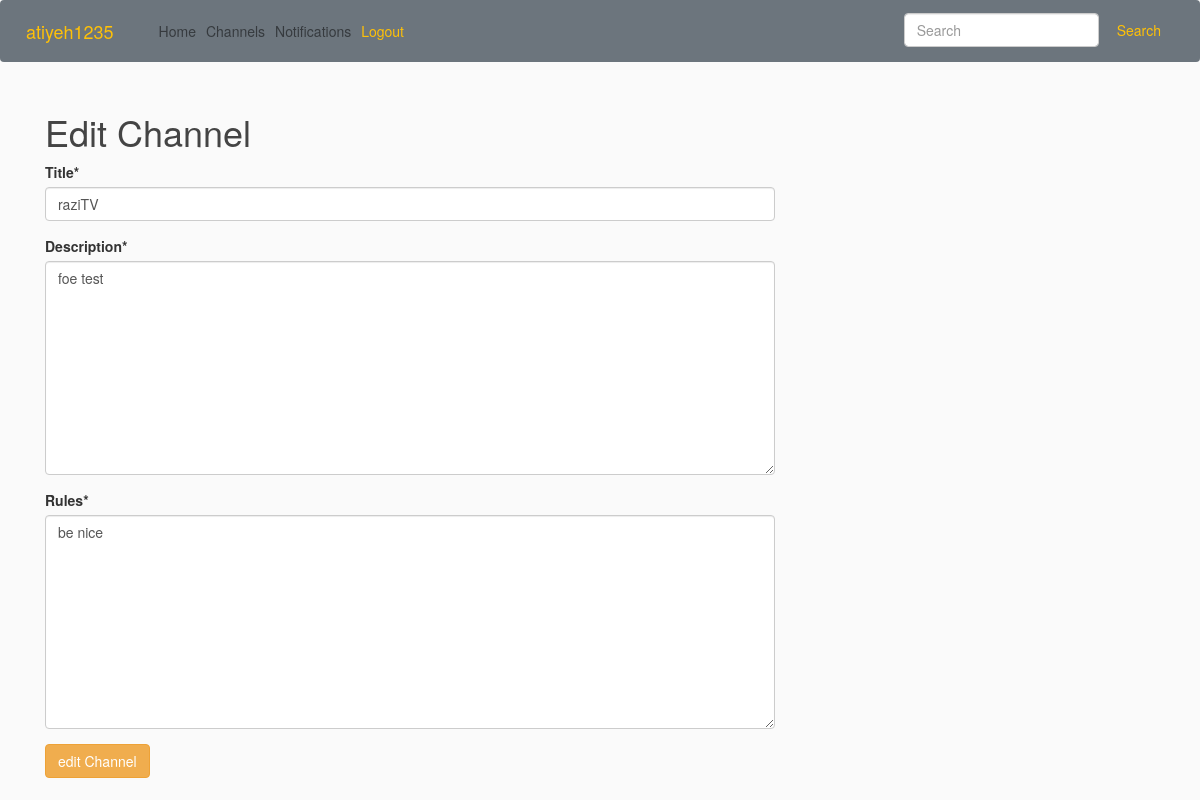
Page /channels/1/edit/?next=/channels/1/channel_detail (signed in) on the committed database.
### blog/models.py (models this page shows)
class Chanel(models.Model):
    title = models.CharField(max_length=200)
    description = models.TextField()
    rules = models.TextField()
    admin = models.ForeignKey(User, on_delete=models.CASCADE, related_name='%(class)s_admin')
    authors = models.ManyToManyField(User, related_name='%(class)s_authors')
    followers = models.ManyToManyField(User, related_name='%(class)s_followers')

### blog/views.py (the view)
# urls.py: path('channels/<int:pk>/edit/', views.edit_channel, name='edit_channel'),
def edit_channel(request, pk):
    ch = get_object_or_404(Chanel, pk=pk)
    if request.method == "POST":
        form = channelForm(request.POST, instance=ch)
        if form.is_valid():
            ch = form.save(commit=False)
            ch.author = request.user
            ch.save()
            next = request.POST.get('next', '/')
            return HttpResponseRedirect(next, messages.success(request, 'Channel updated.'))
    else:
        form = channelForm(instance=ch)
    return render(request, 'blog/edit_channel.html', {'form': form})

### blog/forms.py
class channelForm(forms.ModelForm):
    class Meta:
        model = Chanel
        fields = ('title', 'description', 'rules')

### blog/templates/blog/edit_channel.html (shortened to what this page needs)
{% extends "blog/base.html" %}
{% load crispy_forms_tags %}
{% block content %}
<h1>Edit Channel</h1>
{% if user.is_authenticated %}
    <form method="POST" class="post-form" >
        {{ form |crispy}}
         <button type="submit" class=" btn btn-warning">edit Channel</button>
    </form>
{% endif %}
{% endblock content %}

### blog/templates/blog/base.html (shortened to what this page needs)
{% load static %}
{% load staticfiles %}
<!DOCTYPE html>
<html>
<link rel="stylesheet" href="https://stackpath.bootstrapcdn.com/bootstrap/4.3.1/css/bootstrap.min.css">
<link rel="stylesheet" href="https://maxcdn.bootstrapcdn.com/bootstrap/3.3.7/css/bootstrap.min.css">
<link rel="stylesheet" type="text/css" href="{% static 'blog/main.css' %}">
<body>
        <nav class="navbar navbar-expand-md navbar-light bg-secondary mb-5">
            {% if user.is_authenticated %}
                <a class="navbar-brand text-warning" href="{% url 'profile' p_pk=user.pk%}">{{user.username}}</a>
                <div class="collapse navbar-collapse" id="navbarSupportedContent">
                    <ul class="navbar-nav mr-auto">
                      <li class="nav-item">
                        <a class="nav-link" href="{% url 'blog-home' %}">Home</a>
                      </li>
                      <li class="nav-item">
                        <a class="nav-link" href="{% url 'blog-channel' %}">Channels</a>
                      </li>
                      <li class="nav-item">
                        <a class="nav-link" href="{% url 'notification' %}">Notifications</a>
                      </li>
                      <li class="nav-item">
                        <a class="nav-link text-warning" href="{% url 'logout' %}">Logout</a>
                      </li>
                    </ul>
                    <form class="form-inline my-2 my-lg-0" style="float:right; padding-top:7px" action="{% url 'search' %}" method="get">
                      <input class="form-control mr-sm-2" name="q" type="search"  placeholder="Search" aria-label="Search">
                      <button class="btn btn-outline-warning my-2 my-sm-0" type="submit">Search</button>
                    </form>
                </div>
            {% else %}
                <a class="navbar-brand text-warning">Web Project</a>
            {% endif %}
		</nav>
    <main role="main" class="container">
          <div class="row">
            <div class="col-md-8">
                {% block content %}{% endblock %}
            </div>
          </div>
        </main>
</body>
</html>

### blog/static/blog/main.css (style rules this page uses)
body { background: #fafafa; color: #333333; }
h1, h2, h3, h4, h5, h6 { color: #444444; }
ul { margin: 0; }

### rows in the picture
Chanel: title "raziTV", description "foe test", rules "be nice"

### other values in the picture
{{ user.username }} "atiyeh1235"
